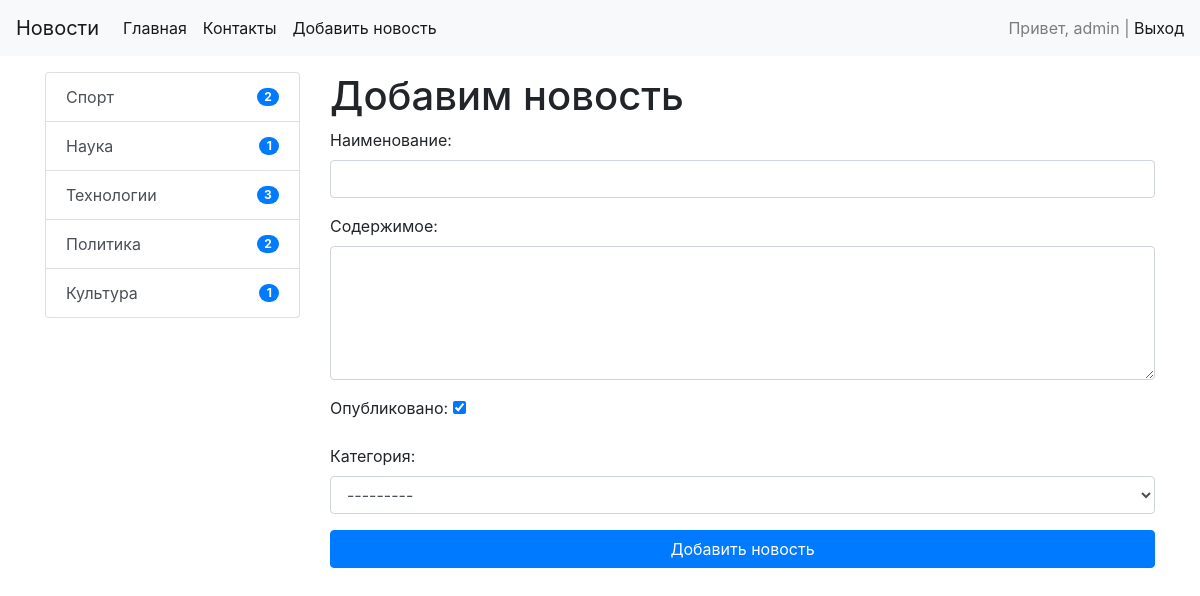
The page /news/add_news/ (signed in) on the database its author committed.
### news/models.py (models this page shows)
class Category(models.Model):
    title = models.CharField(max_length=128, db_index=True, verbose_name='Наименование')
    def get_absolute_url(self):
        return reverse('category', kwargs={"category_id": self.pk})
    def __str__(self): # за счет этого видим отображение названий категорий на странице, а не category_1, etc..
        return self.title
    class Meta:
        verbose_name = 'Категория'
        verbose_name_plural = 'Категории'
        ordering = ['title']

### news/views.py (the view)
# urls.py: path('news/add_news/', CreateNews.as_view(), name='add_news'),
class CreateNews(LoginRequiredMixin, CreateView): #добавили проверку на аутентификацию пользователя для добавления новостей
    form_class = NewsForm
    template_name = 'news/add_news.html'
    login_url = '/admin/'

### news/forms.py (shortened to what this page needs)
class NewsForm(forms.ModelForm):
    class Meta:
        model = News
        fields = ['title', 'content', 'is_published', 'category']
        widgets = {
            'title': forms.TextInput(attrs={'class': 'form-control'}),
            'content': forms.Textarea(attrs={'class': 'form-control', 'rows': 5}),
            'category': forms.Select(attrs={'class': 'form-control'}),
        }

### news/templatetags/news_tags.py (called while the page is built)
@register.inclusion_tag('news/list_categories.html')
def show_categories():
    categories = Category.objects.annotate(cnt=Count('news', filter=F('news__is_published'))).filter(cnt__gt=0) # если в рубрике нет новостей, то она не выводится в списке рубрик
    return {'categories': categories}

### news/templates/news/add_news.html (shortened to what this page needs)
{% extends 'base.html' %}
{% block sidebar %}
  {% include 'inc/_sidebar.html' %}
{% endblock %}
{% block content %}
    <h1>Добавим новость</h1>
    <form action="{% url 'add_news' %}" method="POST">
        {{ form.as_p }}
        <button type="submit" class="btn btn-primary btn-block">Добавить новость</button>
    </form>
{% endblock %}

### templates/inc/_nav.html (shortened to what this page needs)
<nav class="navbar navbar-expand-lg navbar-light bg-light">
  <a class="navbar-brand" href="{% url 'home' %}">Новости</a>
  <div class="collapse navbar-collapse" id="navbarSupportedContent">
    <ul class="navbar-nav mr-auto">
      <li class="nav-item active"><a class="nav-link" href="{% url 'home' %}">Главная<span class="sr-only">(current)</span></a></li>
      <li class="nav-item active"><a class="nav-link" href="{% url 'contact' %}">Контакты<span class="sr-only">(current)</span></a></li>
      {% if request.user.is_authenticated %}
      <li class="nav-item active"><a class="nav-link" href="{% url 'add_news' %}">Добавить новость</a></li>
      {% endif %}
    </ul>
    <span class="navbar-text">
      {% if request.user.is_authenticated %}
        Привет, {{ user.username }} | <a href="{% url 'logout' %}">Выход</a>
      {% else %}
        <a href="{% url 'register' %}">Регистрация</a> | <a href="{% url 'login' %}">Вход</a>
      {% endif %}
    </span>
  </div>
</nav>

### news/templates/news/list_categories.html
<div class="list-group">
    {% for item in categories %}
        <a href="{{ item.get_absolute_url }}" class="list-group-item d-flex list-group-item-action justify-content-between align-items-center">{{ item.title }}
            <span class="badge badge-primary badge-pill">{{ item.cnt }}</span> </a>
    {% endfor %}
</div>

### rows shown on the page
Category: title "Спорт", cnt "2"
Category: title "Наука", cnt "1"
Category: title "Технологии", cnt "3"
Category: title "Политика", cnt "2"
Category: title "Культура", cnt "1"

### other values the page prints
{{ user.username }} "admin"
